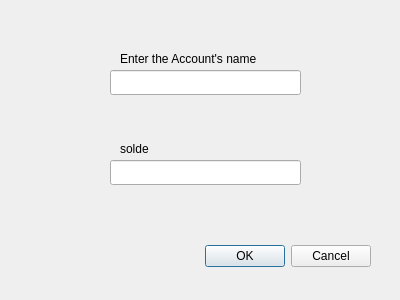
<?xml version="1.0" encoding="UTF-8"?>
<ui version="4.0">
 <class>Dialog</class>
 <widget class="QDialog" name="Dialog">
  <property name="geometry">
   <rect>
    <x>0</x>
    <y>0</y>
    <width>400</width>
    <height>300</height>
   </rect>
  </property>
  <property name="windowTitle">
   <string>Dialog</string>
  </property>
  <widget class="QDialogButtonBox" name="buttonBox">
   <property name="geometry">
    <rect>
     <x>190</x>
     <y>240</y>
     <width>181</width>
     <height>32</height>
    </rect>
   </property>
   <property name="orientation">
    <enum>Qt::Horizontal</enum>
   </property>
   <property name="standardButtons">
    <set>QDialogButtonBox::Cancel|QDialogButtonBox::Ok</set>
   </property>
  </widget>
  <widget class="QLabel" name="label">
   <property name="geometry">
    <rect>
     <x>120</x>
     <y>50</y>
     <width>181</width>
     <height>17</height>
    </rect>
   </property>
   <property name="text">
    <string>Enter the Account's name</string>
   </property>
  </widget>
  <widget class="QLineEdit" name="lineEdit">
   <property name="geometry">
    <rect>
     <x>110</x>
     <y>70</y>
     <width>191</width>
     <height>25</height>
    </rect>
   </property>
  </widget>
  <widget class="QLabel" name="label_2">
   <property name="geometry">
    <rect>
     <x>120</x>
     <y>140</y>
     <width>181</width>
     <height>17</height>
    </rect>
   </property>
   <property name="text">
    <string>solde</string>
   </property>
  </widget>
  <widget class="QLineEdit" name="lineEdit_2">
   <property name="geometry">
    <rect>
     <x>110</x>
     <y>160</y>
     <width>191</width>
     <height>25</height>
    </rect>
   </property>
  </widget>
 </widget>
 <resources/>
 <connections>
  <connection>
   <sender>buttonBox</sender>
   <signal>accepted()</signal>
   <receiver>Dialog</receiver>
   <slot>accept()</slot>
   <hints>
    <hint type="sourcelabel">
     <x>248</x>
     <y>254</y>
    </hint>
    <hint type="destinationlabel">
     <x>157</x>
     <y>274</y>
    </hint>
   </hints>
  </connection>
  <connection>
   <sender>buttonBox</sender>
   <signal>rejected()</signal>
   <receiver>Dialog</receiver>
   <slot>reject()</slot>
   <hints>
    <hint type="sourcelabel">
     <x>316</x>
     <y>260</y>
    </hint>
    <hint type="destinationlabel">
     <x>286</x>
     <y>274</y>
    </hint>
   </hints>
  </connection>
 </connections>
</ui>
